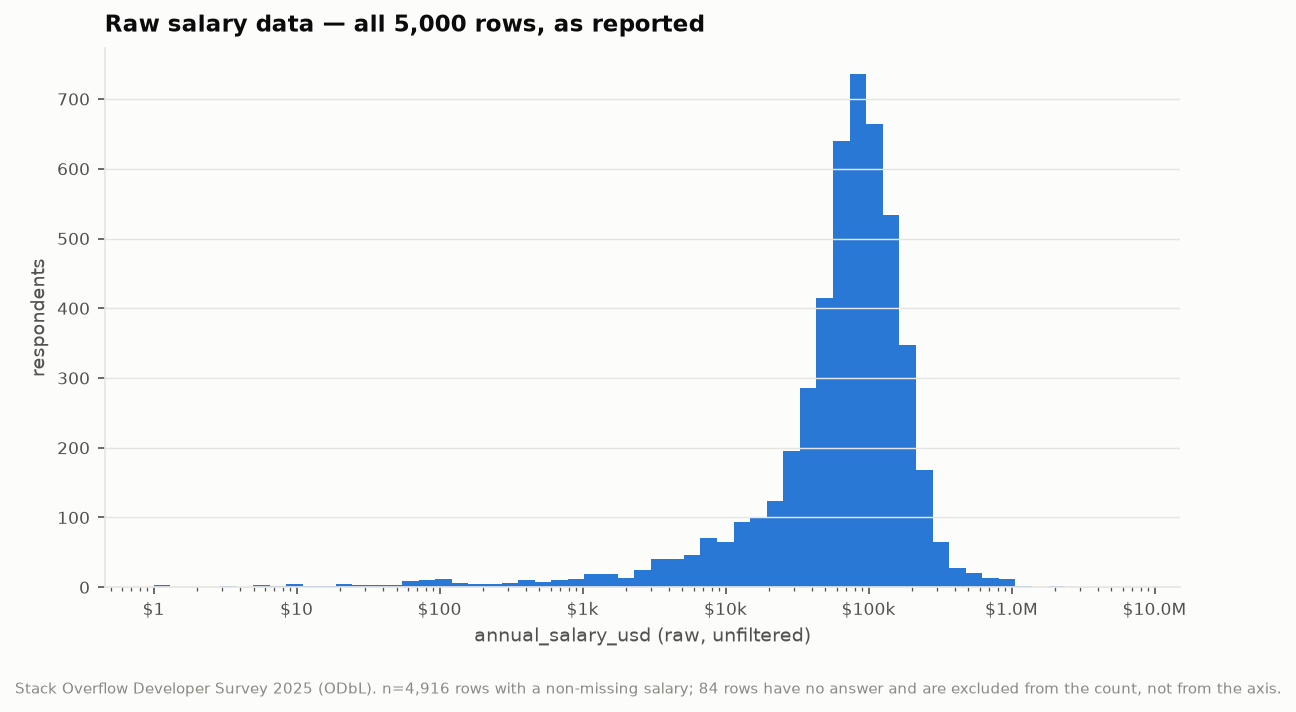

Write Python code to recreate this figure.
"""
The raw salary data, before any cleaning. One chart: a histogram of
`annual_salary_usd` for all 5,000 rows in `data/survey.csv`, exactly as reported.

Log-scaled x-axis because the raw values span $1 to $6.9M — a linear axis would
flatten almost every respondent into the first inch and hide the shape entirely.

Run:  .venv/bin/python "data viz/visualizations/raw_salary_distribution.py"
"""

import sys
from pathlib import Path

import numpy as np
import pandas as pd

sys.path.insert(0, "data viz")
import matplotlib
matplotlib.use("Agg")
import matplotlib.pyplot as plt

import vizstyle as vz

TARGET = "annual_salary_usd"
OUT = Path("data viz/visualizations/raw_salary_distribution.png")

raw = pd.read_csv("data/survey.csv", na_values=["NA"], keep_default_na=False)
salary = pd.to_numeric(raw[TARGET], errors="coerce").dropna()

vz.apply_style()
fig, ax = plt.subplots(figsize=(8, 4.5))
bins = np.logspace(np.log10(max(salary.min(), 1)), np.log10(salary.max()), 60)
ax.hist(salary, bins=bins, color=vz.S1)
ax.set_xscale("log")
ax.xaxis.set_major_formatter(vz.money)
ax.set(xlabel="annual_salary_usd (raw, unfiltered)", ylabel="respondents",
      title="Raw salary data — all 5,000 rows, as reported")
ax.grid(True, axis="y")

vz.source_note(fig, f"Stack Overflow Developer Survey 2025 (ODbL). n={len(salary):,} rows "
                    f"with a non-missing salary; {raw[TARGET].isna().sum()} rows have no "
                    f"answer and are excluded from the count, not from the axis.")
fig.tight_layout()
fig.savefig(OUT)
print(f"wrote {OUT}")
